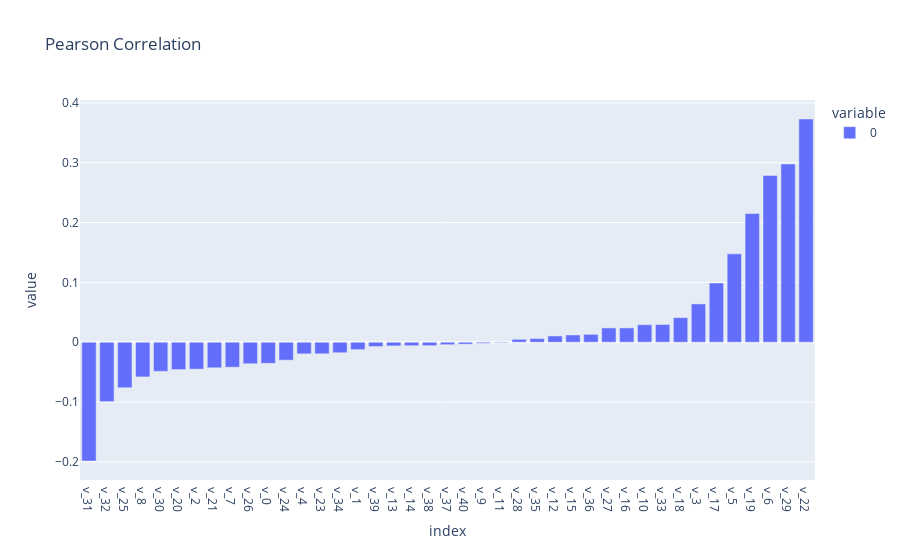

Write notebook code for a chart like this one.
### Code cell
# fig = data.corrwith(data.label, method='pearson').sort_values().iloc[:-1].plot(kind='bar', figsize=(20,5))
fig = data.corrwith(data.label, method='pearson').sort_values().iloc[:-1].plot(kind='bar', title='Pearson Correlation')
fig

### Figure 1 — Plotly figure (JSON) as saved in the notebook; plotly's stock layout.template omitted (floating-point values rounded to 4 significant figures)
{"data": [{"alignmentgroup": "True", "hovertemplate": "variable=0<br>index=%{x}<br>value=%{y}<extra></extra>", "legendgroup": "0", "marker": {"color": "#636efa", "pattern": {"shape": ""}}, "name": "0", "offsetgroup": "0", "orientation": "v", "showlegend": true, "textposition": "auto", "type": "bar", "x": ["v_31", "v_32", "v_25", "v_8", "v_30", "v_20", "v_2", "v_21", "v_7", "v_26", "v_0", "v_24", "v_4", "v_23", "v_34", "v_1", "v_39", "v_13", "v_14", "v_38", "v_37", "v_40", "v_9", "v_11", "v_28", "v_35", "v_12", "v_15", "v_36", "v_27", "v_16", "v_10", "v_33", "v_18", "v_3", "v_17", "v_5", "v_19", "v_6", "v_29", "v_22"], "xaxis": "x", "y": [-0.1985, -0.09934, -0.07611, -0.05798, -0.04867, -0.04574, -0.04501, -0.04275, -0.04176, -0.03601, -0.03527, -0.03001, -0.01945, -0.01935, -0.01756, -0.01237, -0.007229, -0.00618, -0.005858, -0.005791, -0.004187, -0.003273, -0.001762, -0.0009128, 0.004836, 0.006083, 0.0105, 0.01212, 0.01312, 0.02391, 0.02393, 0.02932, 0.02957, 0.04106, 0.06401, 0.09897, 0.1477, 0.2152, 0.2788, 0.2979, 0.3731], "yaxis": "y"}], "layout": {"autosize": true, "barmode": "relative", "legend": {"title": {"text": "variable"}, "tracegroupgap": 0}, "title": {"text": "Pearson Correlation"}, "xaxis": {"anchor": "y", "autorange": true, "domain": [0, 1], "range": [-0.5, 40.5], "title": {"text": "index"}, "type": "category"}, "yaxis": {"anchor": "x", "autorange": true, "domain": [0, 1], "range": [-0.2303, 0.4048], "title": {"text": "value"}, "type": "linear"}}}
